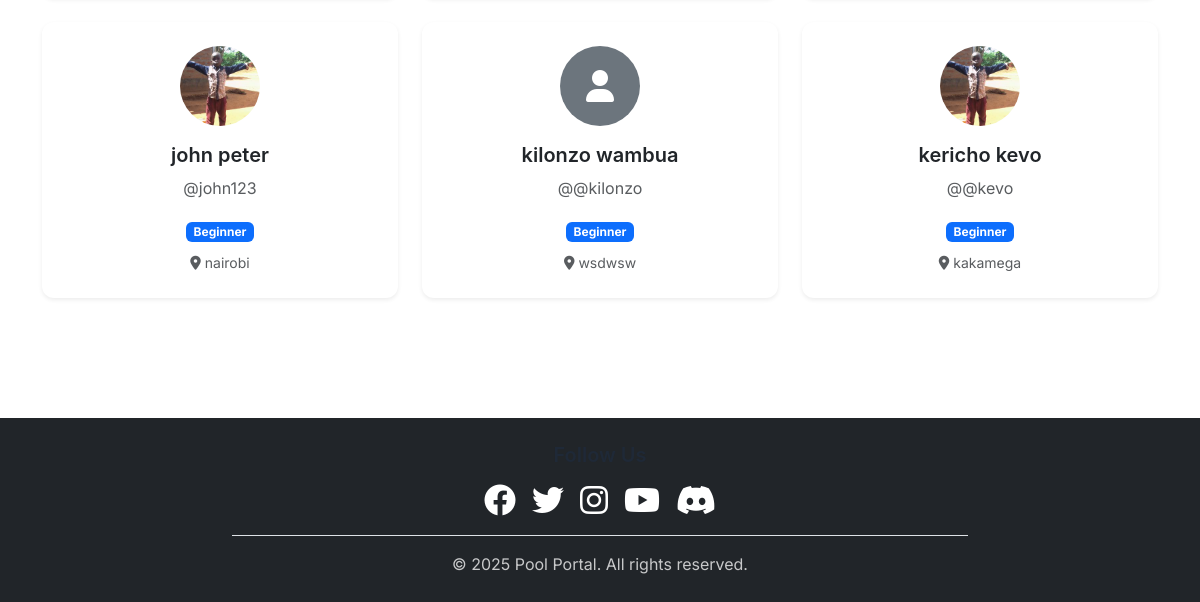
Page /accounts/players/ (lower part) on the earlier database version.
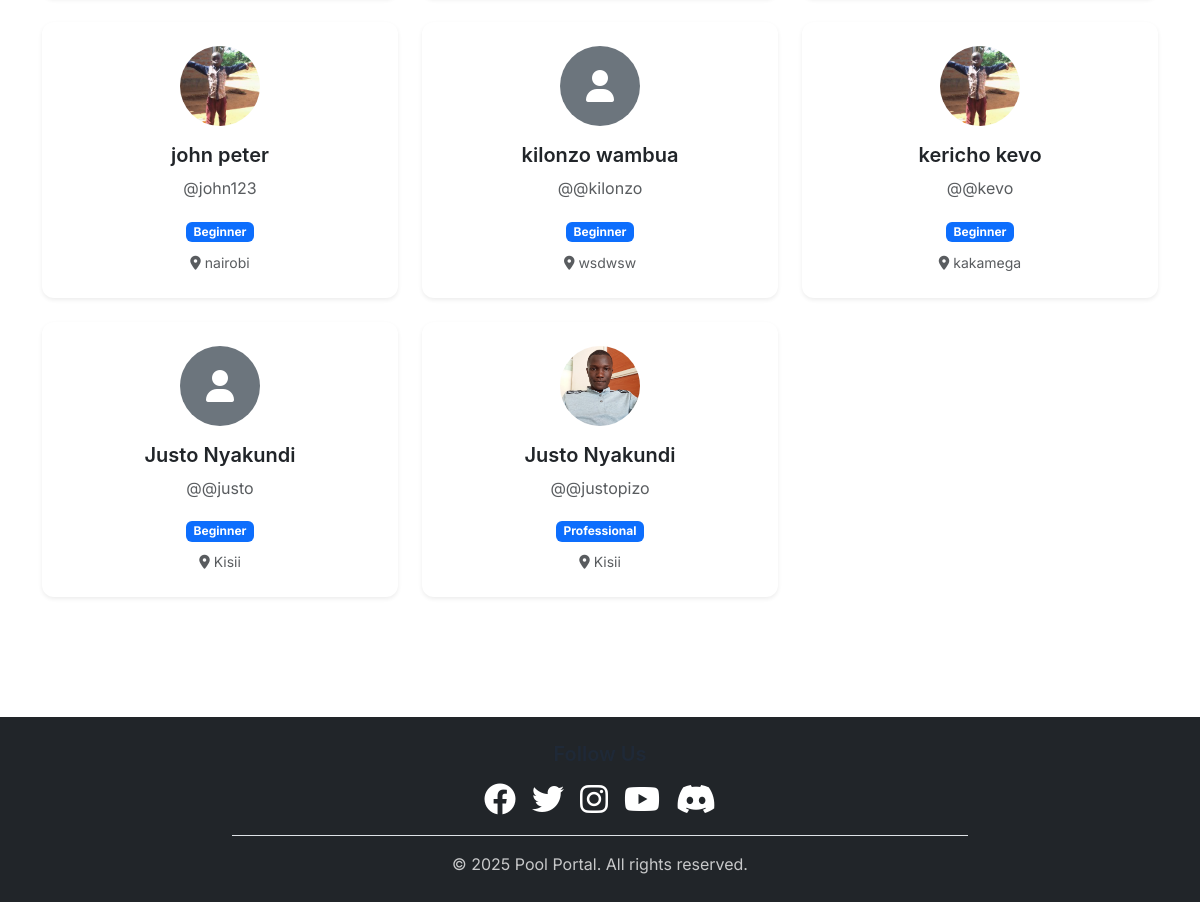
Same page on the later database version.
### accounts/models.py (models this page shows, shortened)
class User(AbstractUser):
    USER_TYPE_CHOICES = [
        ('player', 'Player'),
        ('referee', 'Referee'),
    ]
    user_type = models.CharField(max_length=10, choices=USER_TYPE_CHOICES)
    location = models.CharField(max_length=100, blank=True)
    phone_number = models.CharField(max_length=15, blank=True, help_text="Enter your phone number")
    profile_photo = models.ImageField(upload_to='profile_photos/', blank=True, null=True)

class PlayerProfile(models.Model):
    SKILL_LEVELS = [
        ('beginner', 'Beginner'),
        ('intermediate', 'Intermediate'),
        ('advanced', 'Advanced'),
        ('professional', 'Professional'),
    ]
    user = models.OneToOneField(User, on_delete=models.CASCADE, related_name='player_profile')
    bio = models.TextField(max_length=500, blank=True)
    skill_level = models.CharField(max_length=15, choices=SKILL_LEVELS, default='beginner')
    created_at = models.DateTimeField(auto_now_add=True)
    updated_at = models.DateTimeField(auto_now=True)

### accounts/views.py (the view)
# urls.py: path('players/', views.PlayerDirectoryView.as_view(), name='player_directory'),
class PlayerDirectoryView(ListView):
    model = User
    template_name = 'accounts/player_directory.html'
    context_object_name = 'players'
    paginate_by = 12
    def get_queryset(self):
        return User.objects.filter(user_type='player').select_related('player_profile')

### templates/accounts/player_directory.html (shortened to what this page needs)
{% extends 'base.html' %}
{% block content %}
<div class="container py-5">
    <div class="row">
        <div class="col-12">
            {% if players %}
                <div class="row">
                    {% for player in players %}
                        <div class="col-lg-4 col-md-6 mb-4">
                            <div class="card player-card h-100 shadow-sm">
                                <div class="card-body text-center">
                                    {% if player.profile_photo %}
                                        <img src="{{ player.profile_photo.url }}" alt="{{ player.username }}"
                                             class="rounded-circle mb-3" width="80" height="80" style="object-fit: cover;">
                                    {% else %}
                                        <div class="bg-secondary rounded-circle mx-auto mb-3 d-flex align-items-center justify-content-center"
                                             style="width: 80px; height: 80px;">
                                            <i class="fas fa-user fa-2x text-white"></i>
                                        </div>
                                    {% endif %}
                                    <h5 class="card-title">{{ player.first_name }} {{ player.last_name }}</h5>
                                    <p class="text-muted">@{{ player.username }}</p>
                                    {% if player.player_profile %}
                                        <div class="mb-2">
                                            <span class="badge bg-primary">{{ player.player_profile.get_skill_level_display }}</span>
                                        </div>
                                    {% endif %}
                                    <div class="text-muted small">
                                        <i class="fas fa-map-marker-alt me-1"></i>{{ player.location }}
                                    </div>
                                </div>
                            </div>
                        </div>
                    {% endfor %}
                </div>
            {% else %}
                <div class="text-center py-5">
                    <i class="fas fa-users fa-4x text-muted mb-3"></i>
                    <h4>No players found</h4>
                    <p class="text-muted">Be the first to register as a player!</p>
                </div>
            {% endif %}
        </div>
    </div>
</div>
{% endblock %}

Differences in the rows shown:
added User: first_name "Justo", last_name "Nyakundi", username "@justo", player_profile.skill_level "Beginner", location "Kisii"
added User: profile_photo (picture), first_name "Justo", last_name "Nyakundi", username "@justopizo", player_profile.skill_level "Professional", location "Kisii"
